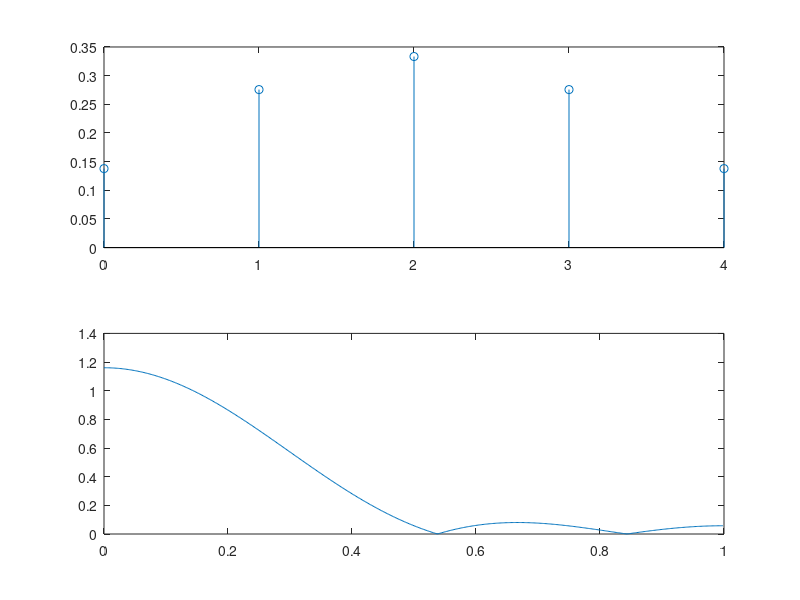

Reproduce this figure in MATLAB.
clear;clc;clf;
M=input('enter the length of the filter');
w_c=pi/3;
Mby2=(M-1)/2;
n=0:M-1;
h_d=sin(w_c*(n-Mby2))./(pi*(n-Mby2));
h_d(Mby2+1) = w_c/pi;
[H,w] = freqz(h_d,1);
subplot(211),stem(n,h_d);
subplot(212),plot(w/pi,abs(H));
%figure
%freqz(h_d,1);